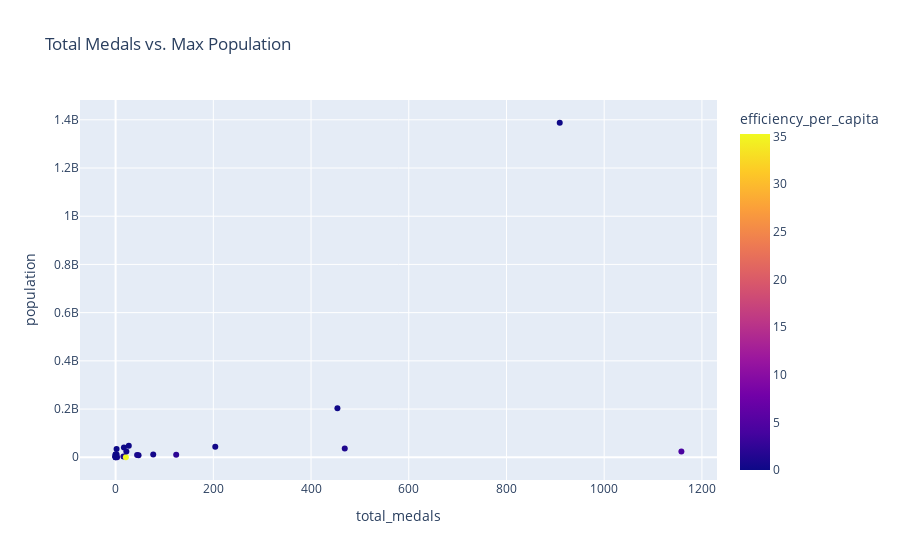

The notebook cell saved with this chart:
### Markdown cell above
### Total Medals vs. Population

### Code cell
# Scatter plot for population vs total medals
fig = px.scatter(
    df_efficiecy,
    x='total_medals',
    y='population',
    color='efficiency_per_capita',
    hover_data=['NOC'],
    title="Total Medals vs. Max Population"
)
fig.show()

### Figure 1 — Plotly figure (JSON) as saved in the notebook; plotly's stock layout.template omitted (floating-point values rounded to 4 significant figures)
{"data": [{"customdata": [["AFG"], ["ALB"], ["ALG"], ["AND"], ["ARG"], ["ARM"], ["AUS"], ["AUT"], ["AZE"], ["BDI"], ["BEL"], ["BEN"], ["BIH"], ["BLR"], ["BOL"], ["BRA"], ["BRN"], ["CAF"], ["CAN"], ["CHI"], ["CHN"], ["CMR"], ["COL"], ["COM"], ["CPV"]], "hovertemplate": "total_medals=%{x}<br>population=%{y}<br>NOC=%{customdata[0]}<br>efficiency_per_capita=%{marker.color}<extra></extra>", "legendgroup": "", "marker": {"color": [0.01762, 0.0, 0.04363, 0.0, 0.3867, 0.8655, 4.372, 0.402, 0.8038, 0.04228, 0.4968, 0.0, 0.0, 2.126, 0.0, 0.1899, 0.7937, 0.0, 1.165, 35.27, 0.08042, 0.1136, 0.04648, 0.0, 0.0], "coloraxis": "coloraxis", "symbol": "circle"}, "mode": "markers", "name": "", "orientation": "v", "showlegend": false, "x": [2.0, 0.0, 17.0, 0.0, 204.0, 16.0, 1158.0, 47.0, 44.0, 2.0, 77.0, 0.0, 0.0, 124.0, 0.0, 454.0, 3.0, 0.0, 469.0, 21.0, 909.0, 22.0, 27.0, 0.0, 0.0], "xaxis": "x", "y": [34700000.0, 3247000.0, 40850000.0, 83500.0, 43900000.0, 3279000.0, 24190000.0, 8737000.0, 9758000.0, 11240000.0, 11330000.0, 11700000.0, 4235000.0, 10160000.0, 11180000.0, 203200000.0, 427600.0, 4714000.0, 36110000.0, 163900.0, 1388000000.0, 23450000.0, 47440000.0, 741700.0, 512600.0], "yaxis": "y", "type": "scatter"}], "layout": {"xaxis": {"anchor": "y", "domain": [0.0, 1.0], "title": {"text": "total_medals"}}, "yaxis": {"anchor": "x", "domain": [0.0, 1.0], "title": {"text": "population"}}, "coloraxis": {"colorbar": {"title": {"text": "efficiency_per_capita"}}, "colorscale": [[0.0, "#0d0887"], [0.1111, "#46039f"], [0.2222, "#7201a8"], [0.3333, "#9c179e"], [0.4444, "#bd3786"], [0.5556, "#d8576b"], [0.6667, "#ed7953"], [0.7778, "#fb9f3a"], [0.8889, "#fdca26"], [1.0, "#f0f921"]]}, "legend": {"tracegroupgap": 0}, "title": {"text": "Total Medals vs. Max Population"}}}
